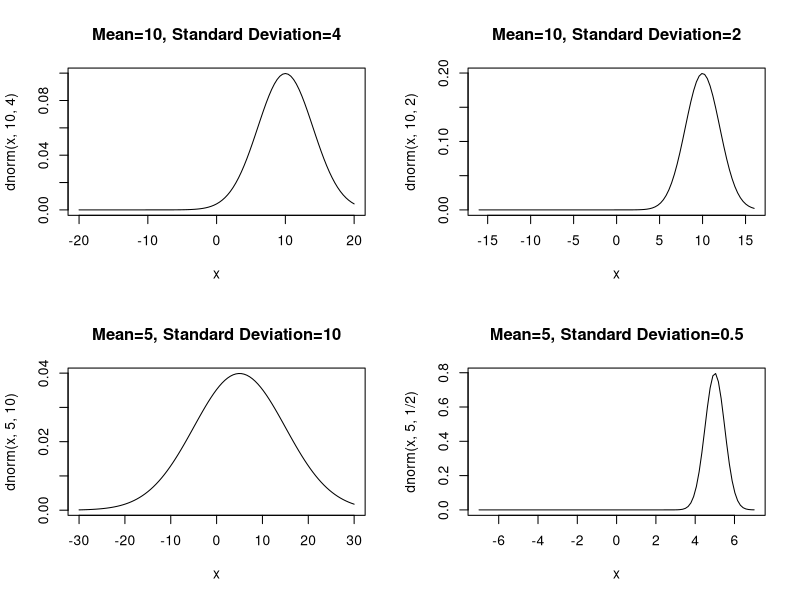
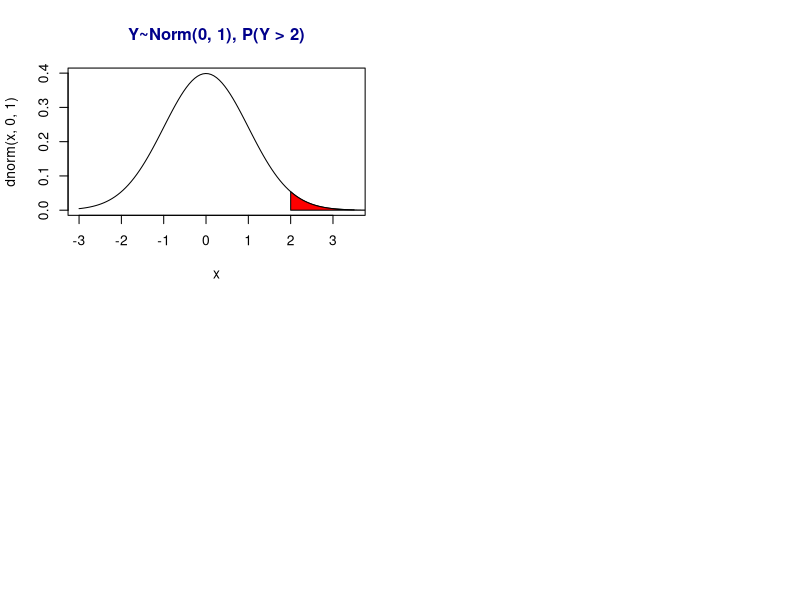

Write R code to recreate these figures, in order. (Note: this script raises an error after producing the figures.)
# task 2


#create layout matrix to hold graphs
layout_mat = matrix(c(1,2,3,4), nrow=2, ncol=2, byrow=TRUE)
layout(layout_mat)

#plot all density functions outlined in write-up
curve(dnorm(x, 10, 4), xlim=c(-20,20))
title(main="Mean=10, Standard Deviation=4")

curve(dnorm(x, 10, 2), xlim=c(-16,16))
title(main="Mean=10, Standard Deviation=2")

curve(dnorm(x, 5, 10), xlim=c(-30, 30))
title(main="Mean=5, Standard Deviation=10")

curve(dnorm(x, 5, 1/2), xlim=c(-7,7))
title(main="Mean=5, Standard Deviation=0.5")

#***********************


#new graphical layout
layout(layout_mat)

#normal curve
curve(dnorm(x, 0, 1), xlim=c(-3, 3.5))

#want to graph Y~Norm(0, 1), P(Y >= 2)
#this is equivalent to 1 - pnorm(2, 0, 1)

#find 1000 x-vals between 2-4 and corresponding yvalues
xvals = seq(2, 4, length = 1000)
yvals = dnorm(xvals, 0, 1)

#create polygon out of those values
polygon(c(2, xvals, 4), c(0, yvals, 0), col = "Red")

#embellish
title(main = list("Y~Norm(0, 1), P(Y > 2)", col="Dark blue"))

#probability, lower-tail
prob0 = round(1-pnorm(2), 4)
loc0 <- locator(1)
loc0
text(loc0, paste("Area = ", prob0, sep=""))

#*********************************


#normal curve 2, mean = 4, standard distribution = 2
curve(dnorm(x, 4, 2), xlim=c(-10, 10))
xvals = seq(1, 5, length = 1000)
yvals = dnorm(xvals, 4, 2)
polygon(c(1, xvals, 5), c(0, yvals, 0), col="Red")
title(main = list("Y~Norm(4, 2), P(1 < Y < 5)", col="Dark blue"))

#probability
prob1 = round((pnorm(5, 4, 2) - pnorm(2, 4, 2)), 4)
loc1 <- locator(1)
loc1
text(loc1, paste("Area = ", prob1, sep=""))

#******************************************


#normal curve 3, mean = 10, sd = 4, P(Y < 10)
curve(dnorm(x, 10, 4), xlim=c(-22, 22))
xvals = seq(-22, 10, length = 1000)
yvals = dnorm(xvals, 10, 4)
polygon(c(-22, xvals, 10), c(0, yvals, 0), col="Red")
title(main = list("Y~Norm(10, 4), P(Y < 10)", col="Dark blue"))

#probability
prob2 = round(pnorm(10, 10, 4), 4)

loc2 <- locator(1)
loc2
text(loc2, paste("Area = ", prob2, sep=""))

#***************************


#normal curve 4, mean = -2, sd = 0.5, P(-3 < Y < -2)
curve(dnorm(x, -2, 0.5), xlim=c(-6, 4))
xvals = seq(-3, -2, length = 1000)
yvals = dnorm(xvals, -2, 0.5)
polygon(c(-3, xvals, -2), c(0, yvals, 0), col="Red")
title(main = list("Y~Norm(-2, 0.5), P(-3 < Y < -2)", col="Dark blue"))

#probability
prob3 = round((pnorm(-2, -2, 0.5) - pnorm(-3, -2, 0.5)), 4)

loc3 <- locator(1)
loc3
text(loc3, paste("Area = ", prob3, sep=""))


#********** Gamma *****************

#Task 3
layout(1)

#Y∼Gamma(shape=1,scale=1)
curve(dgamma(x, 1, 1), main="Y~Gamma(a=1, 3, 5; b=1)", xlim=c(0, 10))
title(col="blue")

#Y∼Gamma(shape=3,scale=1)
curve(dgamma(x, 3, 1), xlim=c(0, 10), add=TRUE)


#Y∼Gamma(shape=5,scale=1)
curve(dgamma(x, 5, 1),  xlim=c(0, 10), add=TRUE)
